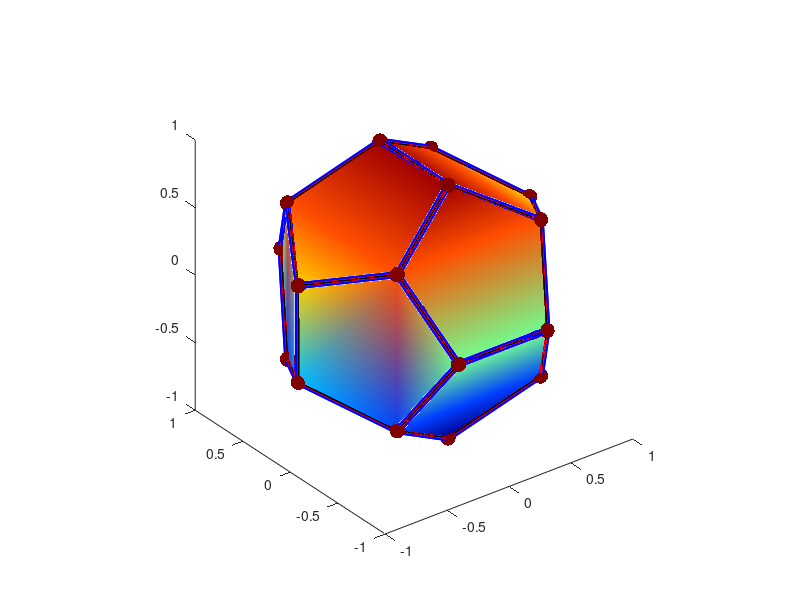

The MATLAB script that drew this image:
%==========
% dodecahedron
%
% 20 vertices
% 12 pentagonal faces
% 30 edges
%
% each vertex has 3 closest neighbors
%==========

f=(1+sqrt(5))/2.0;  % golden ratio

Nv=20;  % number of vertices

%---
% define the vertices
%---

fc = 1/sqrt(3);

v(1,:) = fc*[ 1, 1, 1];
v(2,:) = fc*[-1, 1, 1];
v(3,:) = fc*[ 1,-1, 1];
v(4,:) = fc*[-1,-1, 1];
v(5,:) = fc*[ 1, 1,-1];
v(6,:) = fc*[-1, 1 -1];
v(7,:) = fc*[ 1,-1,-1];
v(8,:) = fc*[-1,-1 -1];

v(9,:)  = fc*[0, 1/f, f];
v(10,:) = fc*[0,-1/f, f];
v(11,:) = fc*[0, 1/f,-f];
v(12,:) = fc*[0,-1/f,-f];

v(13,:) = fc*[ f, 0, 1/f];
v(14,:) = fc*[-f, 0, 1/f];
v(15,:) = fc*[ f, 0,-1/f];
v(16,:) = fc*[-f, 0,-1/f];

v(17,:) = fc*[ 1/f, f, 0];
v(18,:) = fc*[-1/f, f, 0];
v(19,:) = fc*[ 1/f,-f, 0];
v(20,:) = fc*[-1/f,-f, 0];

% radii should be 1.0:

for i=1:Nv
 radius(i) = v(i,1)^2+v(i,2)^2+v(i,3)^2;
end

%======
% connectivity table
%
% c(i,j) = 1 if ith and jth vertices are neighbors
%
% neigh(i,1) is the first  neighbor of the ith vertex
% neigh(i,2) is the second neighbor of the ith vertex
% neigh(i,3) is the third  neighbor of the ith vertex
%======

c=zeros(Nv,Nv);

for i=1:Nv

 min = 100.0;
 imin1 = 1;
 for j=1:Nv
  if(j~=i)
   dist2 = (v(i,1)-v(j,1))^2+(v(i,2)-v(j,2))^2+(v(i,3)-v(j,3))^2;
   if(dist2<min)
    min = dist2;
    imin1=j;
   end
  end
 end
 c(i,imin1)=1;
 neigh(i,1)=imin1;

 min = 100.0;
 imin2 = 1;
 for j=1:Nv
  if(j~=i & j~=imin1)
   dist2 = (v(i,1)-v(j,1))^2+(v(i,2)-v(j,2))^2+(v(i,3)-v(j,3))^2;
   if(dist2<min)
    min = dist2;
    imin2=j;
   end
  end
 end
 c(i,imin2)=1;
 neigh(i,2)=imin2;

 min = 100.0;
 imin3 = 1;
 for j=1:Nv
  if(j~=i & j~=imin1 & j~=imin2)
   dist2 = (v(i,1)-v(j,1))^2+(v(i,2)-v(j,2))^2+(v(i,3)-v(j,3))^2;
   if(dist2<min)
    min = dist2;
    imin3=j;
   end
  end
 end
 c(i,imin3)=1;
 neigh(i,3)=imin3;

end

%---
% connectivity matrix is symmetric
%---

for i=1:Nv
 for j=1:i-1
  c(j,i)=c(i,j);
 end
end

%======
% identify the faces
%======

for i=1:Nv  % vertex tag
 vtag(i) = 0;
end

nface=0;  % count faces

for repeat=1:3

for i=1:Nv

 nface=nface+1;

%---
% find the face vertices
%---

if(repeat==1)
 X1= v(i,1)-v(neigh(i,1),1);
 Y1= v(i,2)-v(neigh(i,1),2);
 Z1= v(i,3)-v(neigh(i,1),3);
 X2= v(i,1)-v(neigh(i,2),1);
 Y2= v(i,2)-v(neigh(i,2),2);
 Z2= v(i,3)-v(neigh(i,2),3);
elseif(repeat==2)
 X1= v(i,1)-v(neigh(i,2),1);
 Y1= v(i,2)-v(neigh(i,2),2);
 Z1= v(i,3)-v(neigh(i,2),3);
 X2= v(i,1)-v(neigh(i,3),1);
 Y2= v(i,2)-v(neigh(i,3),2);
 Z2= v(i,3)-v(neigh(i,3),3);
else
 X1= v(i,1)-v(neigh(i,3),1);
 Y1= v(i,2)-v(neigh(i,3),2);
 Z1= v(i,3)-v(neigh(i,3),3);
 X2= v(i,1)-v(neigh(i,1),1);
 Y2= v(i,2)-v(neigh(i,1),2);
 Z2= v(i,3)-v(neigh(i,1),3);
end

 prx = Y1*Z2-Z1*Y2;
 pry = Z1*X2-X1*Z2;
 prz = X1*Y2-Y1*X2;

 Ic=0;

 for j=1:Nv
  x1 = v(j,1)-v(i,1);
  y1 = v(j,2)-v(i,2);
  z1 = v(j,3)-v(i,3);
  prj = prx*x1+pry*y1+prz*z1;
  if(abs(prj)<0.00001)
   Ic=Ic+1;
   face(nface,Ic)=j;
   vtag(j)=vtag(j)+1;
  end
 end

%---
% rearrange the vertices
% in cyclic order
%---

 for j=1:Ic-2
  if(c(face(nface,j),face(nface,j+1))==0)
    for k=j+2:Ic
      temp=face(nface,j+1);
      if(c(face(nface,j),face(nface,k))==1)
       face(nface,j+1)=face(nface,k);
       face(nface,k)=temp;
       break
      end
    end
  end
 end

end
end

%-------------
% unique faces
%-------------

nfaceu=1;
for k=1:5
  faceu(1,k)=face(1,k);
end

for i=2:nface

 count = 0;
 for k=1:5
  count = count+face(i,k)^2;
 end

 flag=0;
 for j=1:nfaceu
   count1 = 0;
   for k=1:5
    count1 = count1+faceu(j,k)^2;
   end
   if(abs(count-count1)<0.0001) flag=1; end
 end

 if(flag==0)
  nfaceu=nfaceu+1;
  for k=1:5
   faceu(nfaceu,k)=face(i,k);
  end
 end

end

%============ PLOTTING ======================

%h1 =  surf(x1,y1,z1,w1);
%h5 = plot3(xplot,yplot,zplot,'b','EraseMode','xor','Linewidth',lw);
%h6 = plot3(xplot,yplot,zplot,'r','EraseMode','xor','Linewidth',2);

%----
% print spheres at the vertices
%----

[x,y,z]=sphere(16);

rad=0.05;
x = rad*x; y=rad*y; z=rad*z;
u = ones(size(x));
for i=1:Nv
 x1 = x + v(i,1)*u;
 y1 = y + v(i,2)*u;
 z1 = z + v(i,3)*u;
 w1 =ones(size(x1));
 surf(x1,y1,z1,w1);
 colormap(jet)
 f = findobj('Type','surface');
 set(f,'FaceLighting','phong');
 material shiny
 shading interp
% light
 hold on
end
axis([-1 1 -1 1 -1 1])
axis('square')
grid off

%----
% plot struts between neighbors
%----

for i=1:Nv
for j=1:Nv
 if(c(i,j)==1)
  xplot(1)= v(i,1);
  yplot(1)= v(i,2);
  zplot(1)= v(i,3);
  xplot(2)= v(j,1);
  yplot(2)= v(j,2);
  zplot(2)= v(j,3);
%  set(h5,'XData',xplot,'YData',yplot,'ZData',zplot)
%  set(h6,'XData',xplot,'YData',yplot,'ZData',zplot)
%  drawnow  % drawnow is need on the under MS-Windows
%  pause(0.1)
   plot3(xplot,yplot,zplot,'b','Linewidth',5)
   hold on
   plot3(xplot,yplot,zplot,'r','Linewidth',2)
 end
end
end

%----------------------
% draw the unique faces
%----------------------

for i=1:nfaceu

 for k=1:5
  polyx(k) =v(faceu(i,k),1); 
  polyy(k) =v(faceu(i,k),2); 
  polyz(k) =v(faceu(i,k),3); 
  polyc(k) =10.0; 
 end
 patch(polyx,polyy,polyz,polyz)
 hold on
 clear polyx;clear polyy;clear polyz;clear polyc;

end

%---
% done
%---
